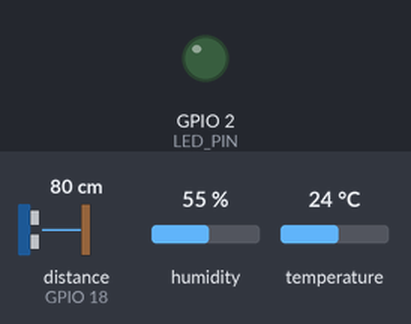
A sketch run on a simulated ESP32. Shown: output pins drawn as LEDs (lit = HIGH). Inputs (shaded band) come from the test bench; at power-on: distance to the obstacle (sensor on GPIO 18) 80 cm, humidity 55 %, temperature 24 °C. The echo pulse lasts 58.3 µs per cm; WiFi joins after 1.5 s; servers stay silent unless stated; the local clock reads 2024-03-15 10:24:30 at power-on unless the sketch sets it; random numbers use the default seed unless the sketch sets one; no MQTT or app messages arrive unless stated; pins used as bus, display or sensor lines are not drawn; what the sketch prints to the serial monitor is not drawn.

Above: at 3.2 s.
At 5.07 s:
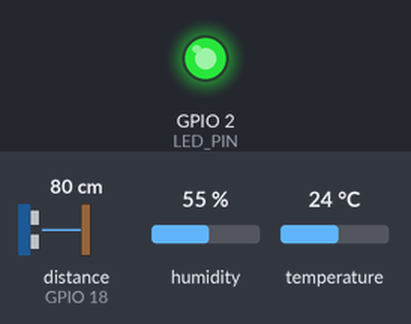
Timing chart, 0 to 8.0 s (numbered marks = the images above):
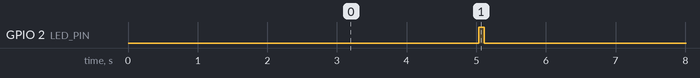

Measured:
- by itself, GPIO 2 (LED_PIN): alternates HIGH for 0.08 s and LOW for 4.9 s

The sketch:

sketch.ino
```cpp
#include <WiFi.h>
#include <PubSubClient.h>
#include <DHTesp.h>
#include <ArduinoJson.h>
#include <time.h>
#include <sys/time.h>
#include <math.h>

// 1. WiFi mo phong Wokwi
const char* WIFI_SSID = "Wokwi-GUEST";
const char* WIFI_PASSWORD = "";

// 2. MQTT public broker (chi su dung du lieu demo)
const char* MQTT_SERVER = "broker.hivemq.com";
const int MQTT_PORT = 1883;
// Doi ma "lab2_7f26b9" thanh chuoi rieng cua ban neu can.
const char* MQTT_TOPIC = "iot/lab2/lab2_7f26b9/esp32_01/telemetry";
const char* DEVICE_ID = "esp32_01";

// 3. Cam bien va LED: giu nguyen mach Bai 1
const int DHT_PIN = 15;
const int TRIG_PIN = 5;
const int ECHO_PIN = 18;
const int LED_PIN = 2;

const unsigned long SEND_INTERVAL_MS = 5000;

WiFiClient wifiClient;
PubSubClient mqttClient(wifiClient);
DHTesp dht;

unsigned long lastSend = 0;
unsigned long lastMqttAttempt = 0;
unsigned long lastWifiAttempt = 0;
uint32_t sequenceNo = 0;

// 4. Ket noi WiFi: co timeout de khong treo mai
void connectWiFi() {
  if (WiFi.status() == WL_CONNECTED) return;
  Serial.print("Connecting WiFi");
  WiFi.begin(WIFI_SSID, WIFI_PASSWORD, 6);
  for (int i = 0; i < 30 && WiFi.status() != WL_CONNECTED; i++) {
    delay(250);
    Serial.print(".");
  }
  Serial.println();
  if (WiFi.status() == WL_CONNECTED) {
    Serial.print("WiFi connected, IP: ");
    Serial.println(WiFi.localIP());
  } else {
    Serial.println("WiFi not connected. Will retry.");
  }
}

// 5. Ket noi MQTT va tu dong thu lai khi mat ket noi
void connectMQTT() {
  if (WiFi.status() != WL_CONNECTED || mqttClient.connected()) return;
  unsigned long now = millis();
  if (lastMqttAttempt != 0 && now - lastMqttAttempt < 3000) return;
  lastMqttAttempt = now;

  String clientId = "esp32-lab2-";
  clientId += String((uint32_t)ESP.getEfuseMac(), HEX);
  clientId += "-";
  clientId += String((uint32_t)random(0xFFFF), HEX);

  Serial.print("Connecting MQTT...");
  if (mqttClient.connect(clientId.c_str())) {
    Serial.println(" connected!");
    Serial.print("Publishing topic: ");
    Serial.println(MQTT_TOPIC);
  } else {
    Serial.print(" failed, rc=");
    Serial.println(mqttClient.state());
  }
}

// 6. Do khoang cach theo cm
float readDistanceCm() {
  digitalWrite(TRIG_PIN, LOW);
  delayMicroseconds(2);
  digitalWrite(TRIG_PIN, HIGH);
  delayMicroseconds(10);
  digitalWrite(TRIG_PIN, LOW);

  unsigned long duration = pulseIn(ECHO_PIN, HIGH, 30000);
  if (duration == 0) return NAN;
  return duration * 0.0343f / 2.0f;
}

// 7. Tao JSON va publish moi 5 giay
void publishSensorData() {
  TempAndHumidity data = dht.getTempAndHumidity();
  float distance = readDistanceCm();

  if (!isfinite(data.temperature) || !isfinite(data.humidity) ||
      !isfinite(distance) || data.humidity < 0 || data.humidity > 100 ||
      distance <= 0) {
    Serial.println("Invalid sensor data - skip publish");
    return;
  }

  struct timeval tv;
  gettimeofday(&tv, nullptr);
  if (tv.tv_sec < 1700000000) {
    Serial.println("NTP time not ready - skip publish");
    return;
  }
  uint64_t timestampMs = (uint64_t)tv.tv_sec * 1000ULL +
                         (uint64_t)tv.tv_usec / 1000ULL;

  sequenceNo++;
  JsonDocument doc;
  doc["device_id"] = DEVICE_ID;
  doc["timestamp"] = timestampMs;
  doc["temperature"] = roundf(data.temperature * 100) / 100;
  doc["humidity"] = roundf(data.humidity * 100) / 100;
  doc["distance_cm"] = roundf(distance * 100) / 100;
  doc["rssi"] = WiFi.RSSI();
  doc["sequence"] = sequenceNo;
  doc["uptime_s"] = millis() / 1000;

  char payload[384];
  if (measureJson(doc) >= sizeof(payload)) {
    Serial.println("JSON too long - skip publish");
    return;
  }
  size_t length = serializeJson(doc, payload, sizeof(payload));
  bool ok = mqttClient.publish(MQTT_TOPIC,
                               (const uint8_t*)payload,
                               (unsigned int)length,
                               false);
  Serial.print(payload);
  Serial.println(ok ? " | publish=OK" : " | publish=FAILED");
  digitalWrite(LED_PIN, HIGH);
  delay(80);
  digitalWrite(LED_PIN, LOW);
}

void setup() {
  Serial.begin(115200);
  pinMode(TRIG_PIN, OUTPUT);
  pinMode(ECHO_PIN, INPUT);
  pinMode(LED_PIN, OUTPUT);
  dht.setup(DHT_PIN, DHTesp::DHT22);
  randomSeed(micros());

  connectWiFi();
  configTime(0, 0, "pool.ntp.org", "time.google.com"); // UTC
  mqttClient.setServer(MQTT_SERVER, MQTT_PORT);
  mqttClient.setBufferSize(512);
  mqttClient.setKeepAlive(30);
  Serial.println("IoT LAB 2 - STEP 1 STARTED");
}

void loop() {
  unsigned long now = millis();
  if (WiFi.status() != WL_CONNECTED &&
      (lastWifiAttempt == 0 || now - lastWifiAttempt >= 5000)) {
    lastWifiAttempt = now;
    connectWiFi();
  }
  if (!mqttClient.connected()) connectMQTT();
  mqttClient.loop();

  now = millis();
  if (mqttClient.connected() && now - lastSend >= SEND_INTERVAL_MS) {
    lastSend = now;
    publishSensorData();
  }
  delay(10);
}
```
